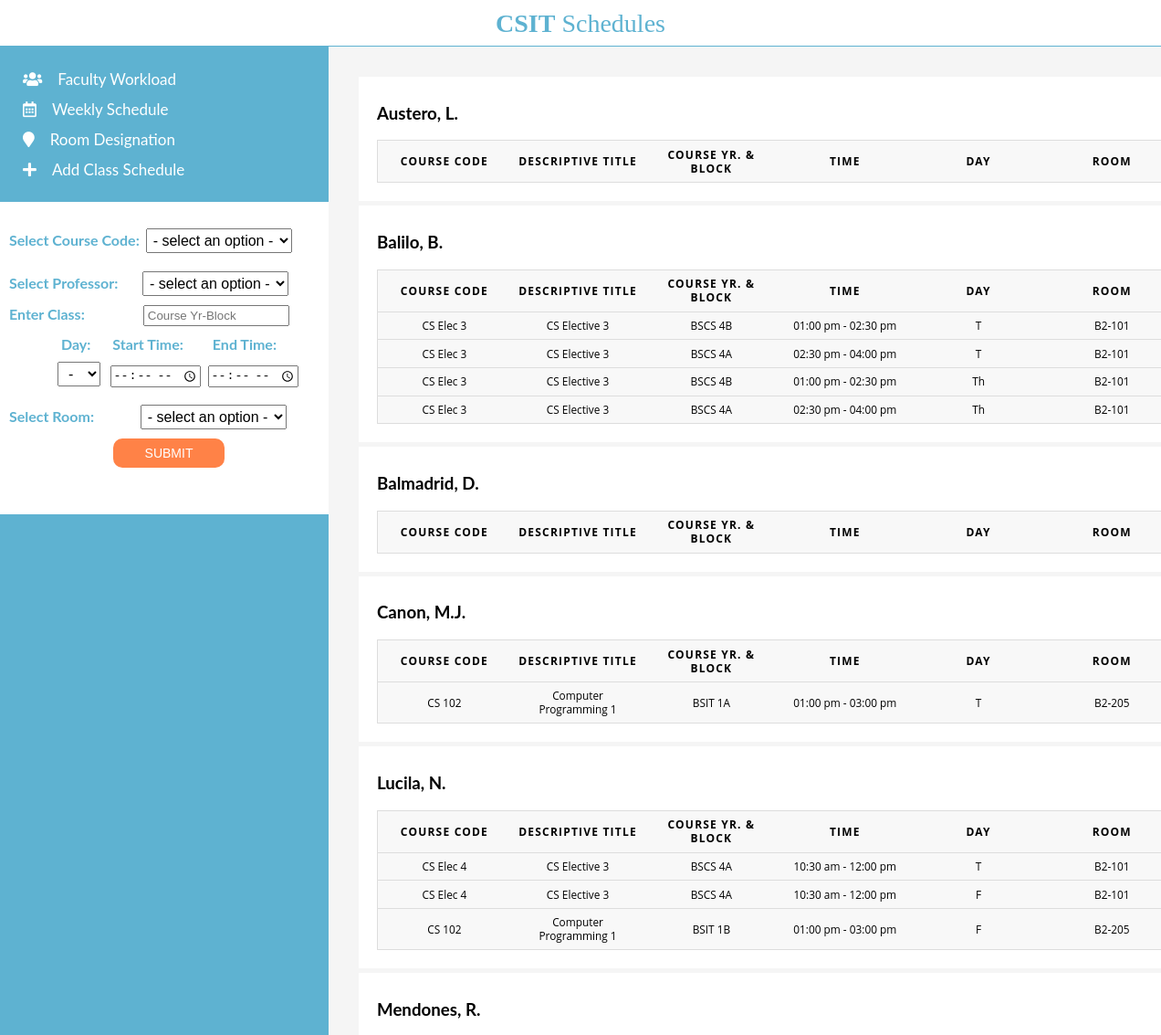
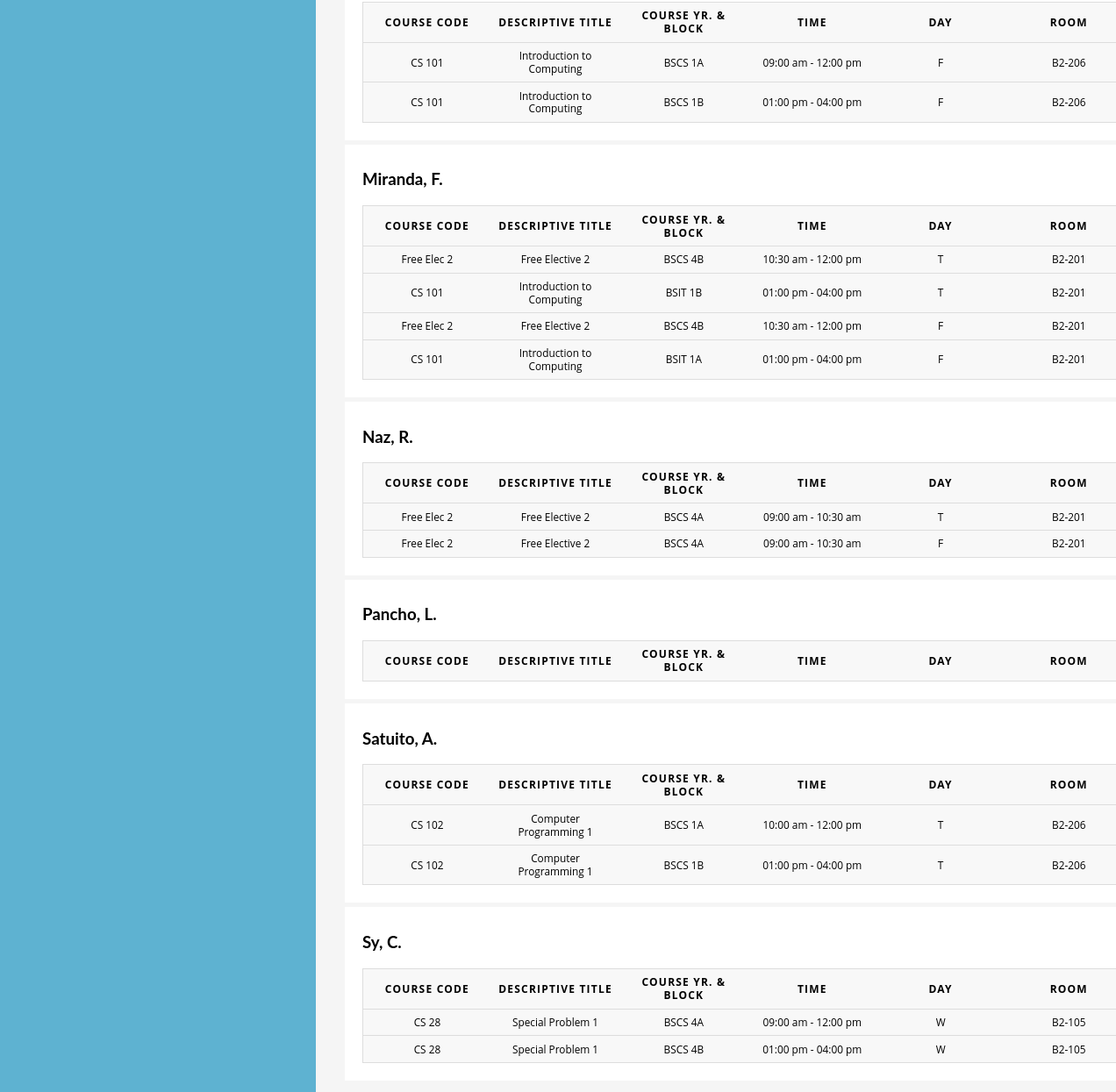
The page / on the database its author committed (2 pictures, top to bottom).
### tables this page shows
CREATE TABLE IF NOT EXISTS `professor` (
  `prof_name` varchar(50) NOT NULL
);

CREATE TABLE IF NOT EXISTS `subject` (
  `course_code` varchar(20) NOT NULL,
  `desc_title` varchar(50) NOT NULL,
  `lec_unit` int(5) NOT NULL,
  `lab_unit` int(5) NOT NULL,
  `cred_units` int(5) NOT NULL
);

### index.php (the view, shortened to what this page needs)
<?php
  include_once 'php/connect.php';
  $get_profs = mysqli_query($connect, "SELECT * FROM professor ") or die("Error: ".mysqli_error($connect));
  $get_subj = mysqli_query($connect, "SELECT * FROM subject ") or die("Error: ".mysqli_error($connect));
?>
<!DOCTYPE html>
<html>
<head>
<link rel="stylesheet" href="https://use.fontawesome.com/releases/v5.0.10/css/all.css">
<link href="css/main.css" rel="stylesheet" type="text/css"/>
</head>
<body>
<div class="topnav"><center>
  <p><b> CSIT</b> Schedules</p>
</center></div>
<div class="sidenav">
  <a href="#workload" onclick="popWLoad()"><i class="fas fa-users"></i>&ensp;&ensp;Faculty Workload</a>
  <a href="#weekly" onclick="popWeekly()"><i class="far fa-calendar-alt"></i>&ensp;&ensp;Weekly Schedule</a>
  <a href="#rooms" onclick="popRooms()"><i class="fas fa-map-marker"></i>&ensp;&ensp;Room Designation</a>
  <a href="#addsched" onclick="popAddSched()"><i class="fas fa-plus"></i>&ensp;&ensp;Add Class Schedule</a> <br>
  <form class="schedform" id="adsched" action="php/add.php" method="POST"><br>
    <label>Select Course Code:
    <select name="subj">
      <option disabled selected value> - select an option - </option>
      <?php
      while($row = mysqli_fetch_array($get_subj)){
        echo"<option value='".$row['course_code']."'>".$row['course_code']."</option>";
     }?> </select></label> <br>
    <label>Select Professor: &ensp;&ensp;
    <select name="prof">
      <option disabled selected value> - select an option - </option>
      ?></select></label> <br>
    <label>Enter Class:&ensp;&ensp;&ensp;&ensp;&ensp;&ensp;&ensp;&ensp;<input type="text" style="padding:2px 3px; width: 150px; margin-bottom: 10px;" name="course" placeholder="Course Yr-Block">
    </label><br>
    <center><label>Day:&ensp;&ensp;&ensp;Start Time:&ensp;&ensp;&ensp;&ensp;End Time:<br>
    &ensp;&ensp;<select name="day">
      <option disabled selected value>&nbsp;- </option>
      ?></select>&ensp;<input type="time" name="start">&ensp;<input type="time" name="end"></label> </center>
    <label>Select Room: &ensp;&ensp;&ensp;&ensp;&ensp;
    <select name="rms">
      <option disabled selected value> - select an option - </option>
      ?></select></label>
    <center><input type="submit" name="submit"/>
  </center><br>
  </form>
</div>
<br><br><br><br>
<div id='work-load' style='display: block;''>
<?php
  while($row = mysqli_fetch_array($get_profs)){
    $prof = $row['prof_name'];
    $get_sched = mysqli_query($connect, "(SELECT * FROM sched WHERE prof_name = '".$prof."' ORDER BY course_code asc) ORDER BY day asc") or die("Error: ".mysqli_error($connect));
    echo"
<div class='wrk'>
  <h3> $prof </h3> <center>
  <table>
  <thead>
    <tr>
      <th scope='col'>Course Code</th>
      <th scope='col'>Descriptive Title</th>
      <th scope='col'>Course Yr. & Block</th>
      <th scope='col'>Time</th>
      <th scope='col'>Day</th>
      <th scope='col'>Room</th>
    </tr>
  </thead>";
    while($row = mysqli_fetch_array($get_sched)){
      $day = $row['day'];
    if ($day == '1'){
      $day = 'M';
    }elseif ($day == '2'){
      $day = 'T';
    }elseif ($day == '3'){
      $day = 'W';
    }elseif ($day == '4'){
      $day = 'Th';
    }elseif ($day == '5'){
      $day = 'F';
    }
    $subj = $row['course_code'];
    $get_s = mysqli_query($connect, "SELECT * FROM subject WHERE course_code = '".$subj."' ORDER BY course_code asc") or die("Error: ".mysqli_error($connect));
    $get = mysqli_fetch_array($get_s);
      echo"
      <tbody>
      <a href='#addsched' onclick='popAddSched()' class='schedbtn'><tr>
      <td>$subj</td>
      <td>".$get['desc_title']."</td>
      <td>".$row['class']."</td>
      <td>"; echo  date('h:i a ', strtotime($row['start_time'])); echo" - "; echo date('h:i a ', strtotime($row['end_time'])); echo"</td>
      <td>".$day."</td>
      <td>".$row['room']."</td>
      </tr> </a> </tbody>
    ";}
  echo"</table> </center>
</div>
";}
      ?></div>
</body>
</html>

### css/main.css (style rules this page uses)
body { font-family: "Lato", sans-serif; background-color: #f5f5f5; }
form { background-color: #fff; color: #5eb2d1; font-size: 16px; font-weight: bold; display: block; padding-left: 10px; }
select { margin: 10px 3px; padding: 3px ; font-size: 16px; }
form input[type=submit] { text-transform: uppercase; border: none; color: #fff; padding: 8px 35px; font-size: 14px; cursor: pointer; margin: 0 0 32px 0; background-color: #FF8247; border-radius: 10px; outline: none; }
.topnav { width: 100%; height: 50px; position: fixed; z-index: 2; top: 0; left: 0; background-color: #fff; border-bottom: 1.5px solid #5eb2d1; }
.topnav p { font-family: "Poppins"; justify-content: center; color: #5eb2d1; text-align: center; text-decoration: none; margin-top: 10px; font-size: 28px; }
.sidenav { height: 100%; width: 360px; position: fixed; z-index: 1; top: 50px; left: 0; background-color: #5eb2d1; overflow-x: hidden; padding-top: 20px; }
.sidenav a { padding: 6px 8px 6px 25px; text-decoration: none; font-size: 17px; color: #fff; display: block; }
.wrk { background-color :#fff; margin-left: 385px; font-size: 16px; width: 70%; padding: 10px 20px 20px 20px; border-bottom: 5px solid #f5f5f5; }
.schedbtn { color: #5eb2d1; text-decoration: none; font-weight: none; font-size: 12px; }
table { font-family: "Open Sans", sans-serif; line-height: 1.25; border: 1px solid #ccc; border-collapse: collapse; margin: 0; padding: 0; width: 100%; cursor: context-menu; table-layout: fixed; }
table tr { background-color: #f8f8f8; border: 1px solid #ddd; padding: .35em; }
table th, table td { padding: .625em; text-align: center; font-size: .74em; }
table th { font-size: .75em; letter-spacing: .1em; text-transform: uppercase; }

### rows shown on the page
professor: prof_name "Austero, L."
professor: prof_name "Balilo, B.", subj "CS Elec 3", subject.desc_title "CS Elective 3", class "BSCS 4B", start_time "01:00 pm", end_time "02:30 pm", day "T", room "B2-101", class "BSCS 4A", start_time "02:30 pm", end_time "04:00 pm", day "Th"
professor: prof_name "Balmadrid, D."
professor: prof_name "Canon, M.J.", subj "CS 102", subject.desc_title "Computer Programming 1", class "BSIT 1A", start_time "01:00 pm", end_time "03:00 pm", day "T", room "B2-205"
professor: prof_name "Lucila, N.", subj "CS Elec 4", subject.desc_title "CS Elective 3", class "BSCS 4A", start_time "10:30 am", end_time "12:00 pm", day "T", room "B2-101", day "F", subj "CS 102", subject.desc_title "Computer Programming 1", class "BSIT 1B", start_time "01:00 pm", end_time "03:00 pm", room "B2-205"
professor: prof_name "Mendones, R.", subj "CS 101", subject.desc_title "Introduction to Computing", class "BSCS 1A", start_time "09:00 am", end_time "12:00 pm", day "F", room "B2-206", class "BSCS 1B", start_time "01:00 pm", end_time "04:00 pm"
professor: prof_name "Miranda, F.", subj "Free Elec 2", subject.desc_title "Free Elective 2", class "BSCS 4B", start_time "10:30 am", end_time "12:00 pm", day "T", room "B2-201", subj "CS 101", subject.desc_title "Introduction to Computing", class "BSIT 1B", start_time "01:00 pm", end_time "04:00 pm", day "F", class "BSIT 1A"
professor: prof_name "Naz, R.", subj "Free Elec 2", subject.desc_title "Free Elective 2", class "BSCS 4A", start_time "09:00 am", end_time "10:30 am", day "T", room "B2-201", day "F"
professor: prof_name "Pancho, L."
professor: prof_name "Satuito, A.", subj "CS 102", subject.desc_title "Computer Programming 1", class "BSCS 1A", start_time "10:00 am", end_time "12:00 pm", day "T", room "B2-206", class "BSCS 1B", start_time "01:00 pm", end_time "04:00 pm"
professor: prof_name "Sy, C.", subj "CS 28", subject.desc_title "Special Problem 1", class "BSCS 4A", start_time "09:00 am", end_time "12:00 pm", day "W", room "B2-105", class "BSCS 4B", start_time "01:00 pm", end_time "04:00 pm"
